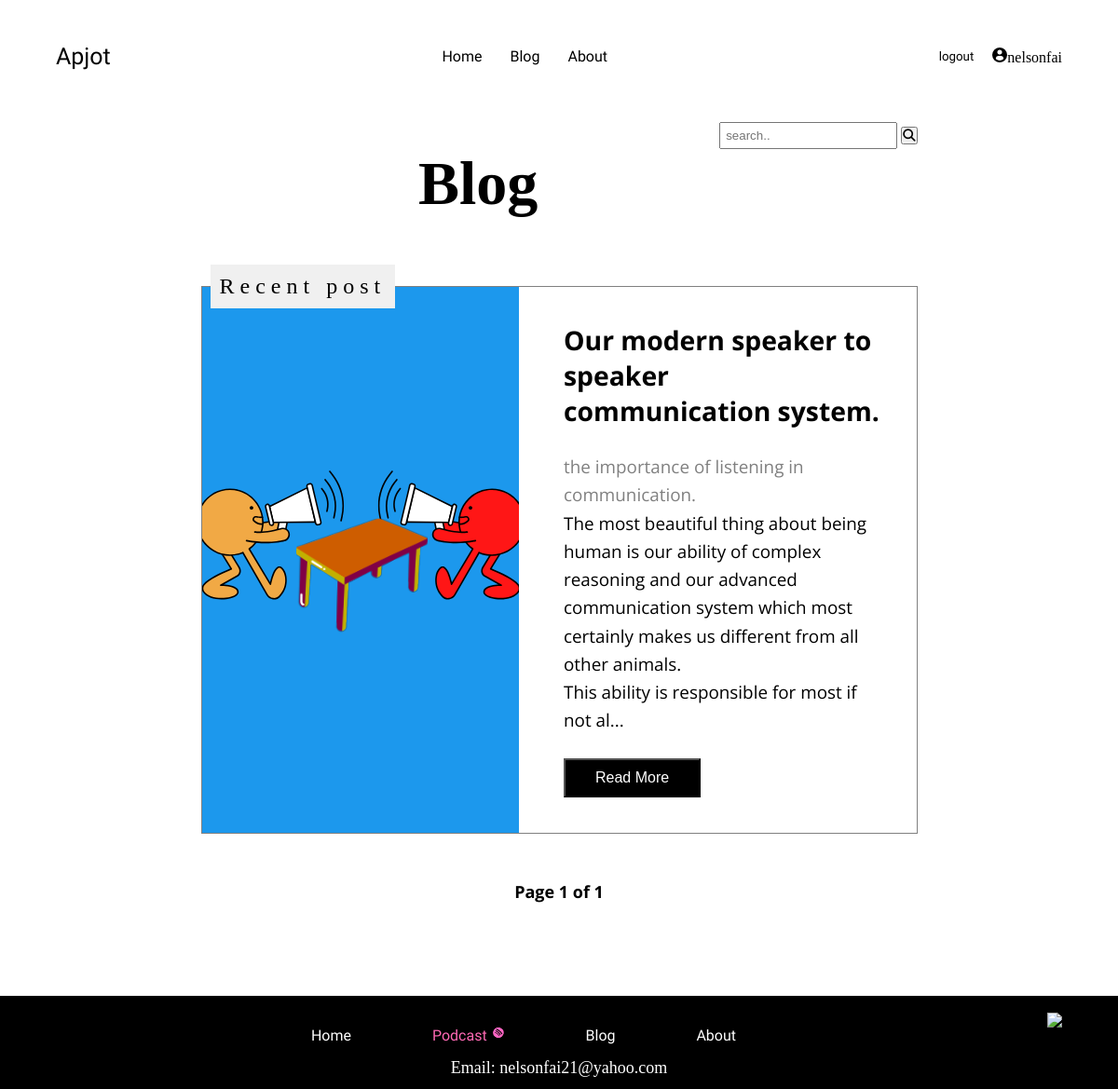
Page /blog/ (signed in) on the committed database.
### blog/models.py (models this page shows, shortened)
class Articles (models.Model):
    title = models.CharField( max_length=100)
    body = RichTextField( blank=True, null=True)
    slug = models.SlugField()
    date =models.DateTimeField(auto_now_add=True)
    image = models.FileField()
    likes =models.ManyToManyField(User, default=None,blank=True, related_name='liked')
    tagline=models.CharField(max_length=100 ,blank=True,default=True)
    views = models.IntegerField(default=0)
    applaud = models.IntegerField(default=0)
    publish=models.BooleanField(default=False)
    def snippet(self):
        return self.body[:240] + "..."

### blog/views.py (the view)
# urls.py: path('',views.bloghome, name="blogHome"),
def bloghome(request):
       articles=data()
       p=Paginator(articles,per_page=5)
       page=request.GET.get('page')
       paginated_article=p.get_page(page)
       return render(request, 'blog/index.html',{'paginated_article':paginated_article})

### blog/views.py (called while the page is built)
def data():
    global articles_list
    articles_list=Articles.objects.filter(publish=True).order_by('-date')
    return articles_list

### blog/templates/blog/index.html (shortened to what this page needs)
{% extends 'main/base_layout.html' %}
{% block content %}
<div class="blogcontainer">
    <form class="search" action="{% url 'search' %}" method="post">
        <input type="text" placeholder="search.." name="search_input" ">
        <button type="submit"><i class="fa fa-search"></i></button>
      </form>
<h1 class="page_title">Blog</h1>
<p class="recentPost">Recent post</p>
<article>
    {% for article in paginated_article %}
        <div class="article">
            <div class="article_image"  style=" background: url('{{article.image.url}}');background-position:center;
            background-size:cover; background-repeat: no-repeat;">
            </div>
            <div class="article_element" >
                <h2><a href="{% url 'details' courseid=article.slug %}" > {{article.title}}</a></h2><br>
                <p style="color: grey;"> {{ article.tagline }} </p>
                <p> {{ article.snippet|safe}}  </p>
                <br>
                <a href="{% url 'details' courseid=article.slug %}"> <button id="readmore">Read More</button> </a> <br>
            </div>
        </div>
    {% endfor %}
</article>
<div class="paginationNav">
            <p style="text-align:center;"> Page  {{paginated_article.number}} of  {{ paginated_article.paginator.num_pages }} </p>
</div>
</div>
{% endblock %}

### templates/main/base_layout.html (shortened to what this page needs)
{%  load static %}
<!DOCTYPE html>
<html lang="en">
<head>
    <link rel="stylesheet" href="https://cdnjs.cloudflare.com/ajax/libs/font-awesome/4.7.0/css/font-awesome.min.css">
    <link rel="stylesheet" href="{% static '/css/main.css' %}">
</head>
    <body>
            <nav>
                <div class="logo"> <a href="{% url 'homepage'%}">  Apjot</a> </div>
                <div class="navlinks" id="navlinks">
                        <a href="{% url 'homepage'%}"> Home</a>
                        <a id="blog" href="{% url 'blogHome'%}">Blog</a>
                        <a href=" {% url 'about'%}">About</a>
                </div>
                    {% if request.user.is_authenticated %}
                    <div class="authen">
                        <form action="{% url 'logout'%}" class="logout" method="post" display="hidden">
                            <button type="submit" id="logoutBtn">logout</button>
                        </form>
                        <p> <img src="../media/profile-user.png" alt="profile" class="user">{{user.username}}</p>
                    </div>
                    {% endif %}
            </nav>
            <div class="wrapper">
                {% block content %}
                {% endblock %}
            </div>
        <footer>
                <br>
                <img src="https://img.icons8.com/external-dreamstale-lineal-dreamstale/32/undefined/external-up-arrows-dreamstale-lineal-dreamstale-3.png" onclick="topFunction()" id="myBtn" />
                <div class="navlinks">
                    <a href="{% url 'homepage'%}"> Home</a>
                    <a id="pod" href="{% url 'podcastHome'%}">Podcast <img src="../media/2.svg" alt="" width="15px"> </a>
                    <a id="blog" href="{% url 'blogHome'%}">Blog</a>
                    <a href=" {% url 'about'%}">About</a>
                </div>
                <p style="text-align: center;color: white; font-size: large;">Email:  <a href="mailto:nelsonfai21@yahoo.com">nelsonfai21@yahoo.com</a> </p>
        </footer>
</body>
</html>

### static/css/main.css (style rules this page uses)
* { margin:0; padding:0 }
.logo { font-family: 'Kdam Thmor Pro', sans-serif; font-size: 25px; }
a,#logoutBtn { text-decoration: none; color:black; }
a#pod { color:hotpink }
nav { display:flex; justify-content: space-between; align-items: center; padding: 3%; width:90%; margin:auto; }
nav .navlinks { display: flex; }
.navlinks a { padding:15px ; font-family: 'Kdam Thmor Pro', sans-serif; font-size: medium; display: block; }
#logoutBtn { font-family: 'Kdam Thmor Pro', sans-serif; background-color:white; border: none; padding-right: 20px; }
.authen { display:flex; justify-content:center; }
footer { margin-top: 100px; width:100%; height:100px; background-color: black; }
footer .navlinks { display: flex; width: 50%; margin: auto; justify-content: space-evenly; text-align: center; }
#myBtn { display:block; float: right; margin-right: 5%; }
footer a { color:white }
.paginationNav { margin-block: 50px; font-size: large; font-family: 'Open Sans',sans-serif; font-weight: bold; }

### blog/templates/blog/index.html (style rules this page uses)
.blogcontainer { width:90%; max-width: 769px; margin:auto ; position: relative; }
.page_title { text-align: center; padding: 5%; margin-bottom: 10px; font-size: calc(30px + 3vw); }
article { padding-top: 3%; }
.article { margin:auto; display: flex; justify-content: space-between; border: 1px solid grey; font-family: 'Open Sans', sans-serif; font-size: 1.18rem; }
.article p { line-height: 1.6em; }
.article_element { width:50%; margin-left:10px; padding:5% }
.article_image { width:50%; }
.recentPost { font-size:1.5em; padding:10px; text-align: center; letter-spacing: 6px; position: absolute; z-index: 2; background-color: #f0f0f0; margin-left: 10px; }
button#readmore { background-color: black; color: white; padding:0.6em 2em; text-align: center; text-decoration: none; display: inline-block; font-size: 1rem; transition-duration: 0.4s; cursor: pointer; }
.search { float:right; margin-top:10px }
.search input { padding: 5px; }

### rows in the picture
Articles: image (picture), title "Our modern speaker to speaker communication system.", tagline "the importance of listening in communication.", snippet "The most beautiful thing about being human is our ability of complex reasoning and our advanced communication system which most certainly makes us different from all other animals. This ability is responsible for most if not al..."

### other values in the picture
{{ user.username }} "nelsonfai"
{{ paginated_article.number }} "1"
{{ paginated_article.paginator.num_pages }} "1"
